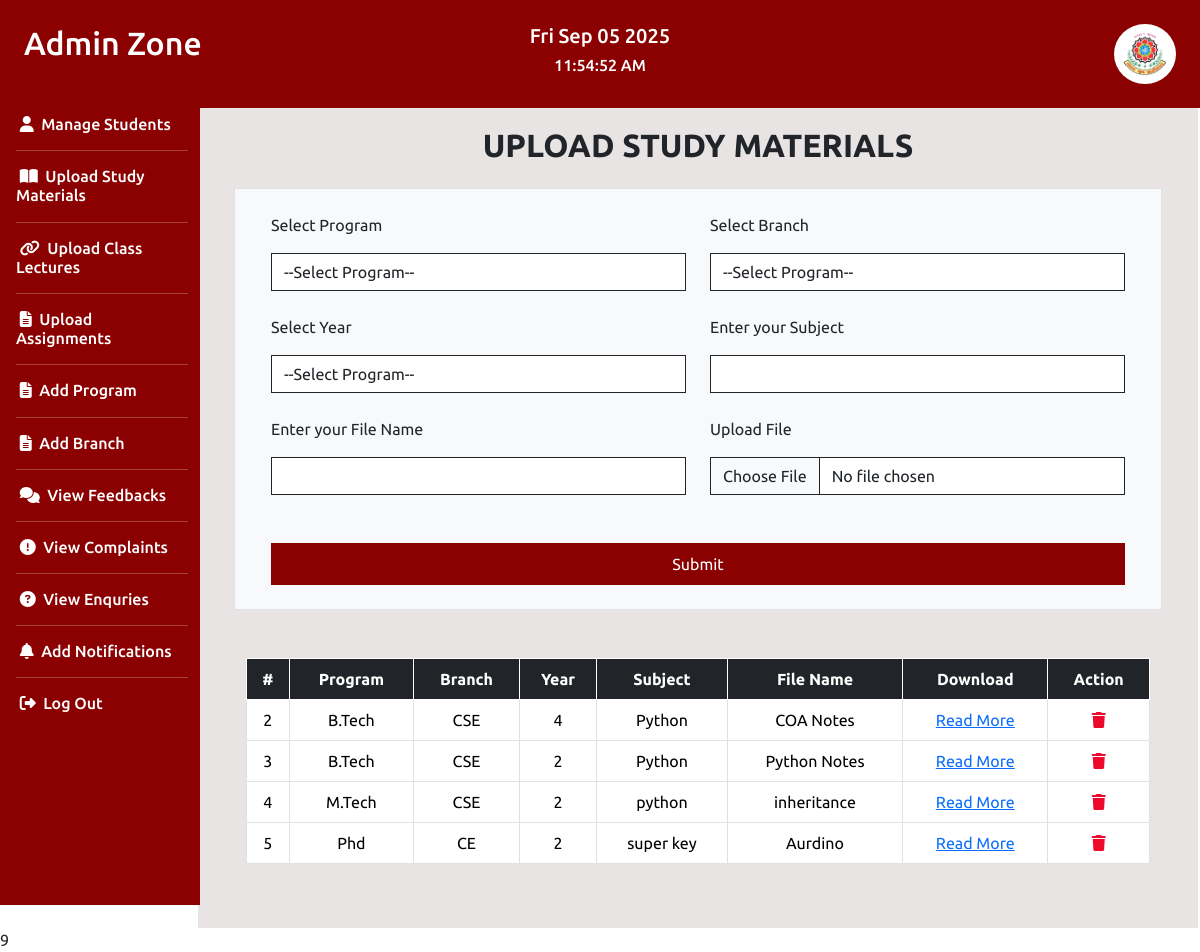
Page /uploadstudy (signed in) on the committed database.
### egyanportal/models.py (models this page shows)
class Usm(models.Model):
    id = models.IntegerField(primary_key=True, auto_created=True)
    program = models.CharField(max_length=200)
    Branch = models.CharField(max_length=200)
    Year = models.IntegerField()
    subject = models.CharField(max_length=500)
    file_name = models.CharField(max_length=200)
    new_file = models.FileField(upload_to='myimage')

### egyanportal/views.py (the view)
# urls.py: path('uploadstudy', uploadstudy, name='uploadstudy'),
@cache_control(no_cache=True,must_revalidate=True,no_store=True)
def uploadstudy(request):
    if 'adminid' in request.session:
        ups = Usm.objects.all()
        return render(request, 'uploadstudy.html',{'ups':ups})
    else:
        return redirect('homelogin')

### egyanportal/templates/uploadstudy.html (shortened to what this page needs)
<!DOCTYPE html>
{% extends 'adminzone.html' %}
{% load static %}
    {% block mainadmin %}
    <h2 class="text-center fw-bold mt-2">UPLOAD STUDY MATERIALS</h2>
    <form action="{% url 'usmsave' %}" method="post" enctype="multipart/form-data">
        <div class="row border p-4 mt-4 bg-light">
            <div class="col-md-6">
                <p>Select Program</p>
                <select name="program" id="" class="form-control rounded-0 border-dark">
                    <option value="">--Select Program--</option>
                </select>
            </div>
            <div class="col-md-6">
                <p>Select Branch</p>
                <select name="Branch" id="" class="form-control rounded-0 border-dark">
                    <option value="">--Select Program--</option>
                </select>
            </div>
            <div class="col-md-6 mt-4">
                <p>Select Year</p>
                <select name="Year" id="" class="form-control rounded-0 border-dark">
                    <option value="">--Select Program--</option>
                </select>
            </div>
            <div class="col-md-6 mt-4">
                <p>Enter your Subject</p>
                <input type="text" name="subject" class="form-control rounded-0 border-dark">
            </div>
            <div class="col-md-6 mt-4">
                <p>Enter your File Name</p>
                <input type="text" name="file_name" class="form-control rounded-0 border-dark">
            </div>
            <div class="col-md-6 mt-4">
                <p>Upload File</p>
                <input type="file" name="new_file" class="form-control rounded-0 border-dark">
            </div>
            <div class="col-md-12 mt-5">
                <input type="submit" name="" class="btn w-100 rounded-0 p-2" style="background-color: darkred; color: white;">
            </div>
        </div>
    </form>
    <div class="row mt-5">
        <div class="col-md-12">
            <table class="table table-bordered text-center">
                <tr class="table-dark" style="border: 1px solid white;">
                    <th style="color: white;">#</th>
                    <th style="color: white;">Program</th>
                    <th style="color: white;">Branch</th>
                    <th style="color: white;">Year</th>
                    <th style="color: white;">Subject</th>
                    <th style="color: white;">File Name</th>
                    <th style="color: white;">Download</th>
                    <th style="color: white;">Action</th>
                </tr>
                {% for i in ups %}
                <tr>
                    <td>{{i.id}}</td>
                    <td>{{i.program}}</td>
                    <td>{{i.Branch}}</td>
                    <td>{{i.Year}}</td>
                    <td>{{i.subject}}</td>
                    <td>{{i.file_name}}</td>
                    <td><a href="{{i.new_file.url}}">Read More</a></td>
                    <td><a href="{% url 'deleteusm' i.id %}"><i class="fa-solid fa-trash" style="color: #ec092b;"></i></a></td>
                </tr>
                {% endfor %}
            </table>
        </div>
    </div>
    {% endblock %}

### rows in the picture
Usm: id "2", program "B.Tech", Branch "CSE", Year "4", subject "Python", file_name "COA Notes"
Usm: id "3", program "B.Tech", Branch "CSE", Year "2", subject "Python", file_name "Python Notes"
Usm: id "4", program "M.Tech", Branch "CSE", Year "2", subject "python", file_name "inheritance"
Usm: id "5", program "Phd", Branch "CE", Year "2", subject "super key", file_name "Aurdino"
